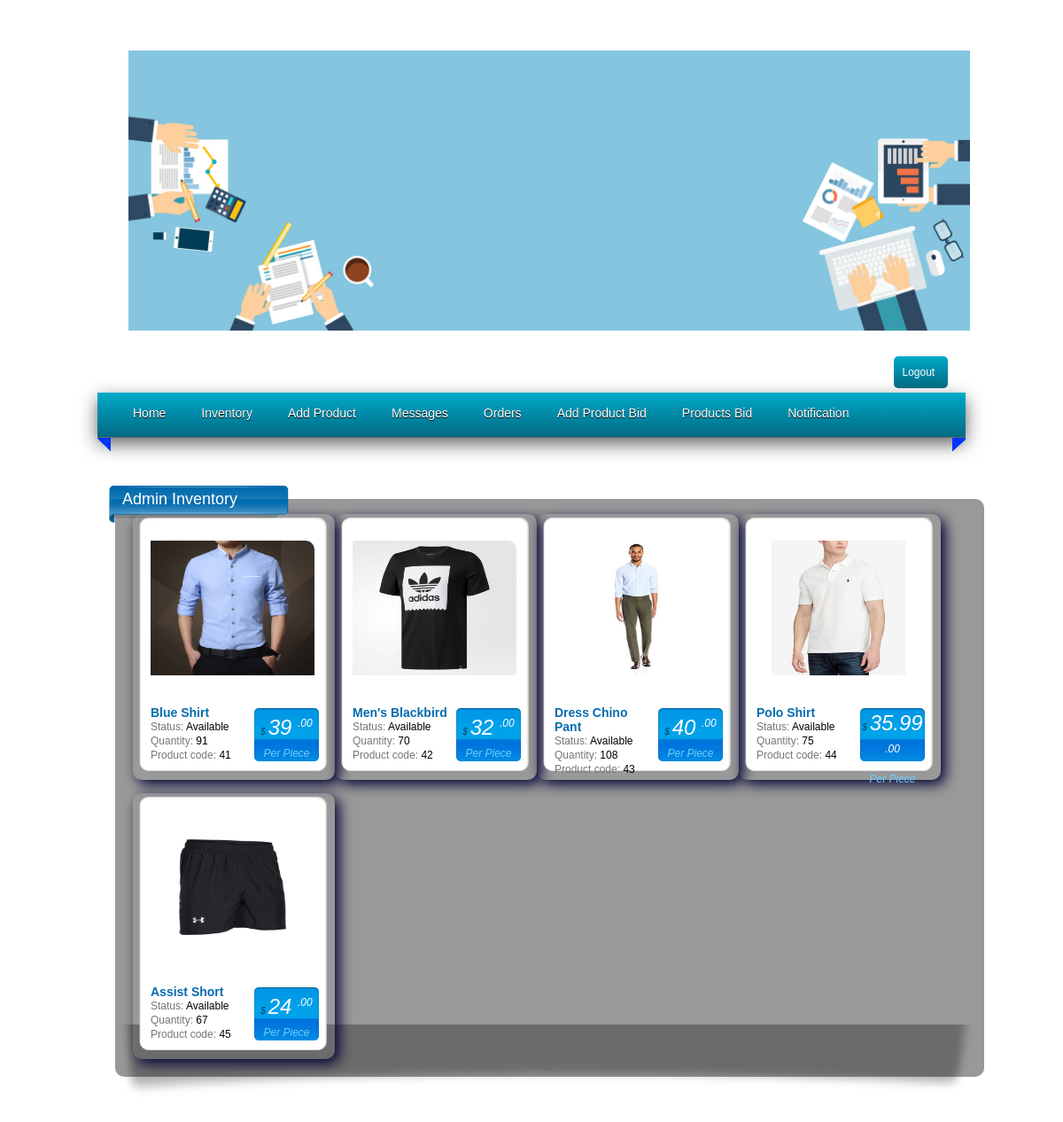
The page /admin/admin_inventory.php (signed in) on the database its author committed.
### tables this page shows
CREATE TABLE `product` (
  `id` int(7) NOT NULL,
  `name` varchar(100) NOT NULL,
  `description` text NOT NULL,
  `price` varchar(5) NOT NULL,
  `quantity` int(7) NOT NULL,
  `status` enum('0','1') NOT NULL DEFAULT '1',
  `date_added` datetime NOT NULL,
  `category` varchar(20) NOT NULL,
  `sales` int(15) NOT NULL
);

### admin/admin_inventory.php (the view, shortened to what this page needs)
<?php
$sql = "SELECT * FROM `product`";
?>
<!doctype html>
<html lang="en">
  <head>
    <link rel="stylesheet" href="../css/style.css"/>
    <link rel="stylesheet" href="style/style.css"/>
  </head>
  <body>
    <div id="main_wrapper">
      <div id="header">
        <?php include_once '../templates/admin_header.php';?>
        <a id="logout"href="admin_logout.php">
          <div class="btn btn-default logout">Logout
          </div>
        </a>
        <?php include_once '../templates/admin_nav.php';?>
      </div>
      <div id="content">
        <div class="products-holder">
          <div class="middle">
            <div class="label">
              <h3>Admin Inventory
              </h3>
            </div>
            <?php
if ($query_run = mysqli_query(mysqli_connect("localhost", "root", "", "cd"), $sql)) {
    while ($row = mysqli_fetch_assoc($query_run)) {
        $id = $row['id'];
        $product_name = $row['name'];
        $product_price = $row['price'];
        $product_quantity = $row['quantity'];
        $status = $row['status'];
        ?>
            <div class="product">
              <a  title="Details" href="#">
                <img id="img" src="../products/<?php echo $id ?>.jpg" alt="paperclip" />
              </a>
              <div class="desc">
                <p class="name">
                  <?php echo $product_name; ?>
                </p>
                <p>Status:
                  <span>
                    <?php if ($status == 0) {
            echo "UnAvailable";} else {
            echo "Available";
        }?>
                  </span>
                </p>
                <p>Quantity:
                  <span>
                    <?php echo $product_quantity ?>
                  </span>
                </p>
                <p>Product code:
                  <span>
                    <?php echo $id ?>
                  </span>
                </p>
              </div>
              <div class="price-box">
                <p>$
                  <span class="price">
                    <?php echo $product_price; ?>
                    <sup>.00
                    </sup>
                  </span>
                </p>
                <p class="per-piece">Per Piece
                </p>
              </div>
            </div>
            <?php }
}
?>
          </div>
        </div>
      </div>
    </div>
  </body>

### css/style.css (style rules this page uses)
* { margin: 0; padding: 0; outline: 0; }
html, body { height: 100%; }
body { font-size: 12px; line-height: 16px; font-family: arial, sans-serif; color: #767676; background: url(back.jpg) no-repeat center center fixed ; -webkit-background-size:cover; min-width: 994px; }
a { color: #0252aa; text-decoration: none; cursor: pointer; }
a img { border: 0; }
#header { position: relative; z-index: 5; padding: 7px 0 8px; margin:0px; -webkit-background-size:cover; }
.label { position: absolute; top: -15px; left: -7px; height: 42px; width: 203px; background: url(images/label.png) no-repeat 0 0; }
.label h3 { padding-left: 15px; display: inline; float: left; font-family: Arial, helvetica, sans-serif; font-size: 18px; color: #fff; font-weight: normal; line-height: 30px; }
#content { padding: 46px 5px 14px; }
.products-holder { position:relative; padding-bottom: 24px; margin-bottom: 30px; width: 981px; background: url(images/products-holder.png) no-repeat 0 bottom; }
.products-holder h3 { min-width: 134px; }
.products-holder .middle { padding: 12px 5px 10px 20px; background: rgba(0,0,0,0.4); border-radius:10px; }
.product { display: inline; float: left; box-shadow: #000035 5px 5px 15px; border-radius: 10px; margin: 5px 0 10px; padding: 30px 5px 0 0; width: 223px; height: 270px; background: url(images/product.png) no-repeat 0 0; }
.product a img { display: block; padding: 0 0 34px 20px; width: 185px; height: 152px; }
.product .desc { display: inline; float: left; padding-left: 20px; width: 111px; }
.product .desc p span { color: #000; }
.product .desc p.name { font-size: 14px; font-weight: bold; color: #056daf; }
.product .price-box { display: inline; float: right; margin-top: 3px; padding: 5px 13px 0 0; width: 73px; height: 58px; background: url(images/price-box.png) no-repeat 0 0; }
.product .price-box p { font-size: 10px; font-style: italic; line-height: 24px; color: #024068; text-align: center; }
.product .price-box p sup { font-size: 12px; }
.product .price-box p.per-piece { font-size: 12px; color: #6acfff; }
.product .price-box p span.price { color: #fff; font-size: 24px; }
#img { border-radius: 10px; }

### admin/style/style.css (style rules this page uses)
* { padding: 0px; margin: 0px; }
body { background: url(../../css/back.jpg) no-repeat center center fixed; -webkit-background-size: cover; }
.logout { background: #026a84; padding: 10px; border-radius: 5px; margin: 5px; color: white; border: 0px; margin-left: 93%; background: -webkit-linear-gradient(top, #00aac9, #026a84); }
#logout { text-decoration: none; }
#main_wrapper { width: 950px; margin: 30px auto 30px; }
#header { background: #ffffff; }

### rows shown on the page
product: shows a picture, name "Blue Shirt", status "Available", quantity "91", id "41", price "39"
product: shows a picture, name "Men's Blackbird", status "Available", quantity "70", id "42", price "32"
product: shows a picture, name "Dress Chino Pant", status "Available", quantity "108", id "43", price "40"
product: shows a picture, name "Polo Shirt", status "Available", quantity "75", id "44", price "35.99"
product: shows a picture, name "Assist Short", status "Available", quantity "67", id "45", price "24"
